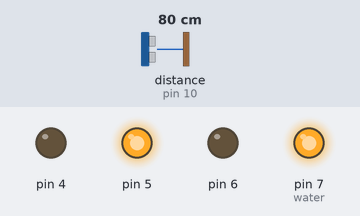
Bench run of a sketch on a simulated Arduino Uno, built with avr-gcc and run on an emulated ATmega328P. Parts: output pins drawn as LEDs (lit = HIGH). Wiring (inferred from the names in the program): ultrasonic range finder: trigger pin 9; echo pin 10. Dashed ring = blinking. The test bench sets the inputs (shaded band); at power-on: distance to the obstacle (sensor on pin 10) 80 cm. The echo pulse lasts 58.3 µs per cm; pins used as bus, display or sensor lines are not drawn.

Above: at 1.2 s.
1.3 s: distance to the obstacle (sensor on pin 10) set to 22 cm
2.8 s: distance to the obstacle (sensor on pin 10) set to 18 cm
At 4.6 s:
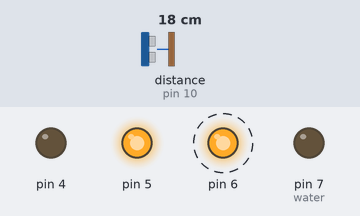
5.8 s: distance to the obstacle (sensor on pin 10) set to 35 cm
At 8.6 s:
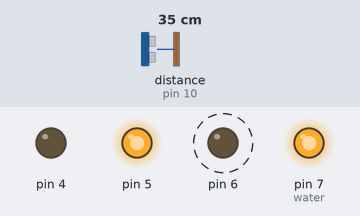
8.8 s: distance to the obstacle (sensor on pin 10) set to 2 cm
At 9.1 s:
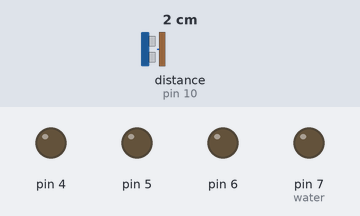
Timing chart, 0 to 12.8 s (numbered marks = the images above; inputs shaded):
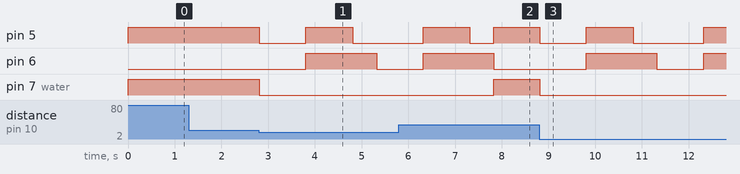

The sketch:

mohamed_fawsy.ino
```cpp
int trigPin = 9;
int echoPin = 10;
int revright = 4;      //REVerse motion of Right motor
int fwdleft = 7;
int revleft= 6;
int fwdright= 5;       //ForWarD motion of Right motor
int water = 7 ;
int x = 0;
void setup() {
  //Serial.begin(9600);
   pinMode(5, OUTPUT);
   pinMode(6, OUTPUT);
   pinMode(4, OUTPUT);
   pinMode(7, OUTPUT);
   pinMode(water, OUTPUT);

   pinMode(trigPin, OUTPUT);
  pinMode(echoPin, INPUT);
  // put your setup code here, to run once:

}

void loop() {


for (x = 0; x <= 500; x += 1) {
  long duration, distance;
  digitalWrite(trigPin,HIGH);
  delayMicroseconds(1000);
  digitalWrite(trigPin, LOW);
  duration=pulseIn(echoPin, HIGH);
  distance =(duration/2)/29.1;

  if((distance>20))
 {
  digitalWrite(5,HIGH);                               //       If you dont get proper movements of your robot,
   digitalWrite(4,LOW);                               //        then alter the pin numbers
   digitalWrite(6,LOW);                               //
   digitalWrite(7,HIGH);                              //
 }

  else if(distance<20)
 {


      digitalWrite(4,LOW);
   digitalWrite(5,LOW);
   digitalWrite(6,LOW);
   digitalWrite(7,LOW);
delay(1000);
   digitalWrite(5,HIGH);
   digitalWrite(4,LOW);
   digitalWrite(6,HIGH);                                  //HIGH
digitalWrite(7,LOW);
delay(1000);
   digitalWrite(4,LOW);
   digitalWrite(5,LOW);
   digitalWrite(6,HIGH);
   digitalWrite(7,LOW);
delay(500);

  }  else if(water== HIGH)
 {


    digitalWrite(4,LOW);
   digitalWrite(5,LOW);
   digitalWrite(6,LOW);
   digitalWrite(7,LOW);
delay(1000);
   digitalWrite(5,HIGH);
   digitalWrite(4,LOW);
   digitalWrite(6,HIGH);                                  //HIGH
digitalWrite(7,LOW);
delay(1000);
   digitalWrite(4,LOW);
   digitalWrite(5,LOW);
   digitalWrite(6,HIGH);
   digitalWrite(7,LOW);
delay(500);

  }


  delay(10);

}
}
```

Measured:
- the behaviour switches between 21 and 20 cm on distance to the obstacle (sensor on pin 10) (found by bisection; images 0 and 1)
- after the input at 1.3 s, every drawn part: stays the same
- after the input at 2.8 s, pin 5: HIGH → LOW at once, → HIGH 1.0 s later, → LOW 1.0 s later; pin 6: LOW → HIGH after 1.0 s, → LOW 1.5 s later; pin 7 (water): HIGH → LOW at once
- after the input at 5.8 s, pin 7 (water): LOW → HIGH after 2.0 s
- after the input at 8.8 s, pin 5: HIGH → LOW at once, → HIGH 1.0 s later, → LOW 1.0 s later, → HIGH 1.5 s later; pin 6: LOW → HIGH after 1.0 s, → LOW 1.5 s later, → HIGH 1.0 s later; pin 7 (water): HIGH → LOW at once
